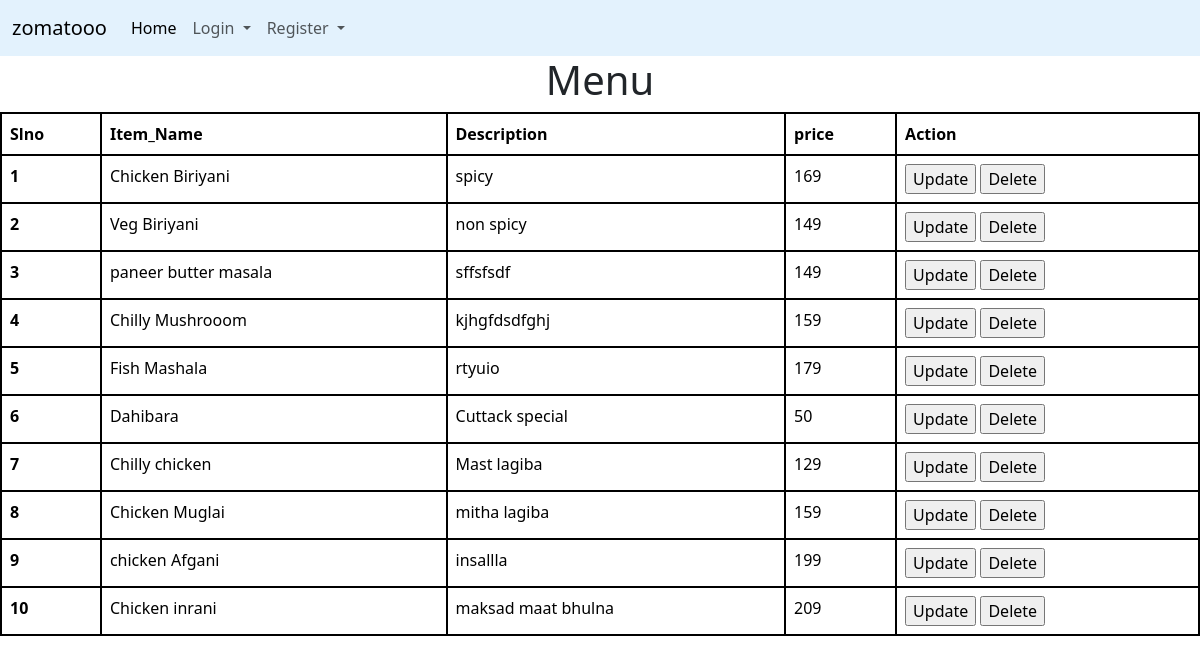
Screenshot of /master/menu with the database file from the repository.
### master/models.py (models this page shows, shortened)
class Item(models.Model):
    item_id=models.IntegerField(primary_key=True)
    item_name=models.CharField( max_length=50)
    item_price=models.IntegerField()
    item_desc=models.CharField(max_length=50)
    item_type=models.CharField(choices=choice_item,max_length=50)
    photo=models.ImageField()

### master/views.py (the view)
# urls.py: path('menu', menu, name='menu'),
def menu(request):
    items = Item.objects.all()
    d = {'items':items}
    return render(request, 'menu.html', d)

### templates/menu.html (shortened to what this page needs)
{% extends "base.html" %}
{% block body %}
<center>
    <h1> Menu </h1>
    <table class="table">
        <thead>
          <tr>
            <th scope="col">Slno</th>
            <th scope="col">Item_Name</th>
            <th scope="col">Description</th>
            <th scope="col">price</th>
            <th scope="col">Action</th>
          </tr>
        </thead>
        <tbody>
          {% for item in items %}
          <tr>
            <th scope="row">{{forloop.counter}}</th>
            <td>{{item.item_name}}</td>
            <td>{{item.item_desc}}</td>
            <td>{{item.item_price}}</td>
            <td>
                <a href="update{{item.pk}}"><input type="submit" value="Update"></a>
                <a href="delete{{item.pk}}"><input type="submit" value="Delete"></a>
            </td>
          </tr>
          {% endfor %}
        </tbody>
      </table>
</center>
{% endblock body %}

### templates/base.html (shortened to what this page needs)
<!DOCTYPE html>
<html lang="en">
<head>
  <link href="https://cdn.jsdelivr.net/npm/bootstrap@5.3.3/dist/css/bootstrap.min.css" rel="stylesheet"
>
</head>
<body>
  <nav class="navbar navbar-expand-lg bg-body-primary" style="background-color: #e3f2fd; position: sticky; top: 0;">
    <div class="container-fluid">
      <a class="navbar-brand" href="#">zomatooo</a>
      <div class="collapse navbar-collapse" id="navbarNavDropdown">
        <ul class="navbar-nav">
          <li class="nav-item">
            <a class="nav-link active" aria-current="page" href="/">Home</a>
          </li>
          {% if user.is_authenticated %}
         {% if user.is_staff %}
          <li class="nav-item">
            <a class="nav-link active" aria-current="page" href="{% url 'additem' %}">Add Item</a>
          </li>
          <li class="nav-item">
            <a class="nav-link active" aria-current="page" href="{% url 'menu' %}">Menu</a>
          </li>
          <!-- <li class="nav-item">
            <a class="nav-link" href="{% url 'change_password' %}">change_password</a>
          </li> -->
          <li class="nav-item">
            <a class="nav-link active" aria-current="page" href="{% url 'user_logout' %}">Logout</a>
          </li>
          {% else %}
          <li class="nav-item">
            <a class="nav-link active" aria-current="page" href="customer/displayveg">Veg Items</a>
          </li>
          <li class="nav-item">
            <a class="nav-link active" aria-current="page" href="customer/displaynon-veg">Non-Veg Items</a>
          </li>
          <li class="nav-item">
            <a class="nav-link active" aria-current="page" href="customer/displayall">Menu</a>
          </li>
          <li class="nav-item">
            <a class="nav-link active" aria-current="page" href="{% url 'cart' %}">Cart</a>
          </li>
          <li class="nav-item">
            <a class="nav-link active" aria-current="page" href="{% url 'user_logout' %}">Logout</a>
          </li>
          {% endif %}
{% else %}
          <li class="nav-item dropdown">
            <a class="nav-link dropdown-toggle" href="#" role="button" data-bs-toggle="dropdown" aria-expanded="false">
              Login
            </a>
          </li>
          <li class="nav-item dropdown">
            <a class="nav-link dropdown-toggle" href="#" role="button" data-bs-toggle="dropdown" aria-expanded="false">
              Register
            </a>
          </li>
          {% endif %}
        </ul>
      </div>
    </div>
  </nav>
  {% block body %}
  {% endblock body %}
</body>
</html>

### templates/base.html (style rules this page uses)
table,td,th,tr { border: 2px solid black; }

### rows the page displays
Item: item_name "Chicken Biriyani", item_desc "spicy", item_price "169"
Item: item_name "Veg Biriyani", item_desc "non spicy", item_price "149"
Item: item_name "paneer butter masala", item_desc "sffsfsdf", item_price "149"
Item: item_name "Chilly Mushrooom", item_desc "kjhgfdsdfghj", item_price "159"
Item: item_name "Fish Mashala", item_desc "rtyuio", item_price "179"
Item: item_name "Dahibara", item_desc "Cuttack special", item_price "50"
Item: item_name "Chilly chicken", item_desc "Mast lagiba", item_price "129"
Item: item_name "Chicken Muglai", item_desc "mitha lagiba", item_price "159"
Item: item_name "chicken Afgani", item_desc "insallla", item_price "199"
Item: item_name "Chicken inrani", item_desc "maksad maat bhulna", item_price "209"
